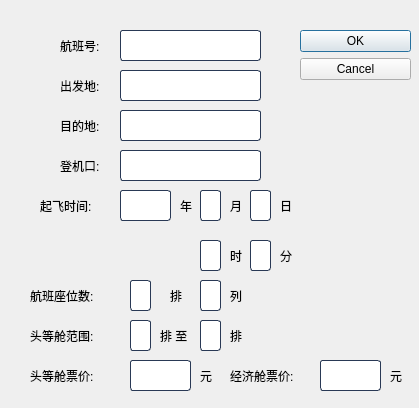
<?xml version="1.0" encoding="UTF-8"?>
<ui version="4.0">
 <class>AddProduct</class>
 <widget class="QDialog" name="AddProduct">
  <property name="geometry">
   <rect>
    <x>0</x>
    <y>0</y>
    <width>419</width>
    <height>408</height>
   </rect>
  </property>
  <property name="windowTitle">
   <string>Dialog</string>
  </property>
  <widget class="QDialogButtonBox" name="buttonBox">
   <property name="geometry">
    <rect>
     <x>300</x>
     <y>30</y>
     <width>111</width>
     <height>71</height>
    </rect>
   </property>
   <property name="orientation">
    <enum>Qt::Vertical</enum>
   </property>
   <property name="standardButtons">
    <set>QDialogButtonBox::Cancel|QDialogButtonBox::Ok</set>
   </property>
  </widget>
  <widget class="QLabel" name="label_3">
   <property name="geometry">
    <rect>
     <x>60</x>
     <y>110</y>
     <width>61</width>
     <height>31</height>
    </rect>
   </property>
   <property name="text">
    <string>目的地:</string>
   </property>
  </widget>
  <widget class="QLabel" name="label_1">
   <property name="geometry">
    <rect>
     <x>60</x>
     <y>30</y>
     <width>61</width>
     <height>31</height>
    </rect>
   </property>
   <property name="text">
    <string>航班号:</string>
   </property>
  </widget>
  <widget class="QLineEdit" name="txtFID">
   <property name="geometry">
    <rect>
     <x>120</x>
     <y>30</y>
     <width>141</width>
     <height>31</height>
    </rect>
   </property>
   <property name="styleSheet">
    <string notr="true">QLineEdit {
    border: 1px solid rgb(41, 57, 85);   
    border-radius: 3px;  
    background: white;  
    selection-background-color: green; 
    font-size: 16px ;  
}
 
QLineEdit:hover {
    border: 1px solid blue;  
}</string>
   </property>
  </widget>
  <widget class="QLineEdit" name="txtEnd">
   <property name="geometry">
    <rect>
     <x>120</x>
     <y>110</y>
     <width>141</width>
     <height>31</height>
    </rect>
   </property>
   <property name="styleSheet">
    <string notr="true">QLineEdit {
    border: 1px solid rgb(41, 57, 85);   
    border-radius: 3px;  
    background: white;  
    selection-background-color: green; 
    font-size: 16px ;  
}
 
QLineEdit:hover {
    border: 1px solid blue;  
}</string>
   </property>
  </widget>
  <widget class="QLabel" name="label_2">
   <property name="geometry">
    <rect>
     <x>60</x>
     <y>70</y>
     <width>61</width>
     <height>31</height>
    </rect>
   </property>
   <property name="text">
    <string>出发地:</string>
   </property>
  </widget>
  <widget class="QLineEdit" name="txtStart">
   <property name="geometry">
    <rect>
     <x>120</x>
     <y>70</y>
     <width>141</width>
     <height>31</height>
    </rect>
   </property>
   <property name="styleSheet">
    <string notr="true">QLineEdit {
    border: 1px solid rgb(41, 57, 85);   
    border-radius: 3px;  
    background: white;  
    selection-background-color: green; 
    font-size: 16px ;  
}
 
QLineEdit:hover {
    border: 1px solid blue;  
}</string>
   </property>
  </widget>
  <widget class="QLabel" name="label_4">
   <property name="geometry">
    <rect>
     <x>180</x>
     <y>190</y>
     <width>21</width>
     <height>31</height>
    </rect>
   </property>
   <property name="text">
    <string>年</string>
   </property>
  </widget>
  <widget class="QLabel" name="label_5">
   <property name="geometry">
    <rect>
     <x>60</x>
     <y>150</y>
     <width>61</width>
     <height>31</height>
    </rect>
   </property>
   <property name="text">
    <string>登机口:</string>
   </property>
  </widget>
  <widget class="QLineEdit" name="txtLocation">
   <property name="geometry">
    <rect>
     <x>120</x>
     <y>150</y>
     <width>141</width>
     <height>31</height>
    </rect>
   </property>
   <property name="styleSheet">
    <string notr="true">QLineEdit {
    border: 1px solid rgb(41, 57, 85);   
    border-radius: 3px;  
    background: white;  
    selection-background-color: green; 
    font-size: 16px ;  
}
 
QLineEdit:hover {
    border: 1px solid blue;  
}</string>
   </property>
  </widget>
  <widget class="QLineEdit" name="txtMonth">
   <property name="geometry">
    <rect>
     <x>200</x>
     <y>190</y>
     <width>21</width>
     <height>31</height>
    </rect>
   </property>
   <property name="styleSheet">
    <string notr="true">QLineEdit {
    border: 1px solid rgb(41, 57, 85);   
    border-radius: 3px;  
    background: white;  
    selection-background-color: green; 
    font-size: 16px ;  
}
 
QLineEdit:hover {
    border: 1px solid blue;  
}</string>
   </property>
  </widget>
  <widget class="QLabel" name="label_6">
   <property name="geometry">
    <rect>
     <x>40</x>
     <y>190</y>
     <width>81</width>
     <height>31</height>
    </rect>
   </property>
   <property name="text">
    <string>起飞时间:</string>
   </property>
  </widget>
  <widget class="QLineEdit" name="txtYear">
   <property name="geometry">
    <rect>
     <x>120</x>
     <y>190</y>
     <width>51</width>
     <height>31</height>
    </rect>
   </property>
   <property name="styleSheet">
    <string notr="true">QLineEdit {
    border: 1px solid rgb(41, 57, 85);   
    border-radius: 3px;  
    background: white;  
    selection-background-color: green; 
    font-size: 16px ;  
}
 
QLineEdit:hover {
    border: 1px solid blue;  
}</string>
   </property>
  </widget>
  <widget class="QLabel" name="label_8">
   <property name="geometry">
    <rect>
     <x>230</x>
     <y>190</y>
     <width>21</width>
     <height>31</height>
    </rect>
   </property>
   <property name="text">
    <string>月</string>
   </property>
  </widget>
  <widget class="QLineEdit" name="txtDay">
   <property name="geometry">
    <rect>
     <x>250</x>
     <y>190</y>
     <width>21</width>
     <height>31</height>
    </rect>
   </property>
   <property name="styleSheet">
    <string notr="true">QLineEdit {
    border: 1px solid rgb(41, 57, 85);   
    border-radius: 3px;  
    background: white;  
    selection-background-color: green; 
    font-size: 16px ;  
}
 
QLineEdit:hover {
    border: 1px solid blue;  
}</string>
   </property>
  </widget>
  <widget class="QLabel" name="label_9">
   <property name="geometry">
    <rect>
     <x>280</x>
     <y>190</y>
     <width>21</width>
     <height>31</height>
    </rect>
   </property>
   <property name="text">
    <string>日</string>
   </property>
  </widget>
  <widget class="QLineEdit" name="txtHour">
   <property name="geometry">
    <rect>
     <x>200</x>
     <y>240</y>
     <width>21</width>
     <height>31</height>
    </rect>
   </property>
   <property name="styleSheet">
    <string notr="true">QLineEdit {
    border: 1px solid rgb(41, 57, 85);   
    border-radius: 3px;  
    background: white;  
    selection-background-color: green; 
    font-size: 16px ;  
}
 
QLineEdit:hover {
    border: 1px solid blue;  
}</string>
   </property>
  </widget>
  <widget class="QLabel" name="label_10">
   <property name="geometry">
    <rect>
     <x>230</x>
     <y>240</y>
     <width>21</width>
     <height>31</height>
    </rect>
   </property>
   <property name="text">
    <string>时</string>
   </property>
  </widget>
  <widget class="QLineEdit" name="txtMinute">
   <property name="geometry">
    <rect>
     <x>250</x>
     <y>240</y>
     <width>21</width>
     <height>31</height>
    </rect>
   </property>
   <property name="styleSheet">
    <string notr="true">QLineEdit {
    border: 1px solid rgb(41, 57, 85);   
    border-radius: 3px;  
    background: white;  
    selection-background-color: green; 
    font-size: 16px ;  
}
 
QLineEdit:hover {
    border: 1px solid blue;  
}</string>
   </property>
  </widget>
  <widget class="QLabel" name="label_11">
   <property name="geometry">
    <rect>
     <x>280</x>
     <y>240</y>
     <width>21</width>
     <height>31</height>
    </rect>
   </property>
   <property name="text">
    <string>分</string>
   </property>
  </widget>
  <widget class="QLabel" name="label_7">
   <property name="geometry">
    <rect>
     <x>30</x>
     <y>280</y>
     <width>91</width>
     <height>31</height>
    </rect>
   </property>
   <property name="text">
    <string>航班座位数:</string>
   </property>
  </widget>
  <widget class="QLineEdit" name="txtRaw">
   <property name="geometry">
    <rect>
     <x>130</x>
     <y>280</y>
     <width>21</width>
     <height>31</height>
    </rect>
   </property>
   <property name="styleSheet">
    <string notr="true">QLineEdit {
    border: 1px solid rgb(41, 57, 85);   
    border-radius: 3px;  
    background: white;  
    selection-background-color: green; 
    font-size: 16px ;  
}
 
QLineEdit:hover {
    border: 1px solid blue;  
}</string>
   </property>
  </widget>
  <widget class="QLabel" name="label_12">
   <property name="geometry">
    <rect>
     <x>170</x>
     <y>280</y>
     <width>21</width>
     <height>31</height>
    </rect>
   </property>
   <property name="text">
    <string>排</string>
   </property>
  </widget>
  <widget class="QLineEdit" name="txtColumn">
   <property name="geometry">
    <rect>
     <x>200</x>
     <y>280</y>
     <width>21</width>
     <height>31</height>
    </rect>
   </property>
   <property name="styleSheet">
    <string notr="true">QLineEdit {
    border: 1px solid rgb(41, 57, 85);   
    border-radius: 3px;  
    background: white;  
    selection-background-color: green; 
    font-size: 16px ;  
}
 
QLineEdit:hover {
    border: 1px solid blue;  
}</string>
   </property>
  </widget>
  <widget class="QLabel" name="label_13">
   <property name="geometry">
    <rect>
     <x>230</x>
     <y>280</y>
     <width>21</width>
     <height>31</height>
    </rect>
   </property>
   <property name="text">
    <string>列</string>
   </property>
  </widget>
  <widget class="QLabel" name="label_14">
   <property name="geometry">
    <rect>
     <x>30</x>
     <y>320</y>
     <width>91</width>
     <height>31</height>
    </rect>
   </property>
   <property name="text">
    <string>头等舱范围:</string>
   </property>
  </widget>
  <widget class="QLineEdit" name="txtRawHeadS">
   <property name="geometry">
    <rect>
     <x>130</x>
     <y>320</y>
     <width>21</width>
     <height>31</height>
    </rect>
   </property>
   <property name="styleSheet">
    <string notr="true">QLineEdit {
    border: 1px solid rgb(41, 57, 85);   
    border-radius: 3px;  
    background: white;  
    selection-background-color: green; 
    font-size: 16px ;  
}
 
QLineEdit:hover {
    border: 1px solid blue;  
}</string>
   </property>
  </widget>
  <widget class="QLabel" name="label_15">
   <property name="geometry">
    <rect>
     <x>160</x>
     <y>320</y>
     <width>41</width>
     <height>31</height>
    </rect>
   </property>
   <property name="text">
    <string>排 至</string>
   </property>
  </widget>
  <widget class="QLineEdit" name="txtRawHeadE">
   <property name="geometry">
    <rect>
     <x>200</x>
     <y>320</y>
     <width>21</width>
     <height>31</height>
    </rect>
   </property>
   <property name="styleSheet">
    <string notr="true">QLineEdit {
    border: 1px solid rgb(41, 57, 85);   
    border-radius: 3px;  
    background: white;  
    selection-background-color: green; 
    font-size: 16px ;  
}
 
QLineEdit:hover {
    border: 1px solid blue;  
}</string>
   </property>
  </widget>
  <widget class="QLabel" name="label_16">
   <property name="geometry">
    <rect>
     <x>230</x>
     <y>320</y>
     <width>21</width>
     <height>31</height>
    </rect>
   </property>
   <property name="text">
    <string>排</string>
   </property>
  </widget>
  <widget class="QLabel" name="label_17">
   <property name="geometry">
    <rect>
     <x>30</x>
     <y>360</y>
     <width>91</width>
     <height>31</height>
    </rect>
   </property>
   <property name="text">
    <string>头等舱票价:</string>
   </property>
  </widget>
  <widget class="QLineEdit" name="txtHeadPrice">
   <property name="geometry">
    <rect>
     <x>130</x>
     <y>360</y>
     <width>61</width>
     <height>31</height>
    </rect>
   </property>
   <property name="styleSheet">
    <string notr="true">QLineEdit {
    border: 1px solid rgb(41, 57, 85);   
    border-radius: 3px;  
    background: white;  
    selection-background-color: green; 
    font-size: 16px ;  
}
 
QLineEdit:hover {
    border: 1px solid blue;  
}</string>
   </property>
  </widget>
  <widget class="QLabel" name="label_18">
   <property name="geometry">
    <rect>
     <x>200</x>
     <y>360</y>
     <width>21</width>
     <height>31</height>
    </rect>
   </property>
   <property name="text">
    <string>元</string>
   </property>
  </widget>
  <widget class="QLabel" name="label_19">
   <property name="geometry">
    <rect>
     <x>230</x>
     <y>360</y>
     <width>91</width>
     <height>31</height>
    </rect>
   </property>
   <property name="text">
    <string>经济舱票价:</string>
   </property>
  </widget>
  <widget class="QLineEdit" name="txtEcoPrice">
   <property name="geometry">
    <rect>
     <x>320</x>
     <y>360</y>
     <width>61</width>
     <height>31</height>
    </rect>
   </property>
   <property name="styleSheet">
    <string notr="true">QLineEdit {
    border: 1px solid rgb(41, 57, 85);   
    border-radius: 3px;  
    background: white;  
    selection-background-color: green; 
    font-size: 16px ;  
}
 
QLineEdit:hover {
    border: 1px solid blue;  
}</string>
   </property>
  </widget>
  <widget class="QLabel" name="label_20">
   <property name="geometry">
    <rect>
     <x>390</x>
     <y>360</y>
     <width>21</width>
     <height>31</height>
    </rect>
   </property>
   <property name="text">
    <string>元</string>
   </property>
  </widget>
 </widget>
 <resources/>
 <connections>
  <connection>
   <sender>buttonBox</sender>
   <signal>accepted()</signal>
   <receiver>AddProduct</receiver>
   <slot>accept()</slot>
   <hints>
    <hint type="sourcelabel">
     <x>248</x>
     <y>254</y>
    </hint>
    <hint type="destinationlabel">
     <x>157</x>
     <y>274</y>
    </hint>
   </hints>
  </connection>
  <connection>
   <sender>buttonBox</sender>
   <signal>rejected()</signal>
   <receiver>AddProduct</receiver>
   <slot>reject()</slot>
   <hints>
    <hint type="sourcelabel">
     <x>316</x>
     <y>260</y>
    </hint>
    <hint type="destinationlabel">
     <x>286</x>
     <y>274</y>
    </hint>
   </hints>
  </connection>
 </connections>
</ui>
